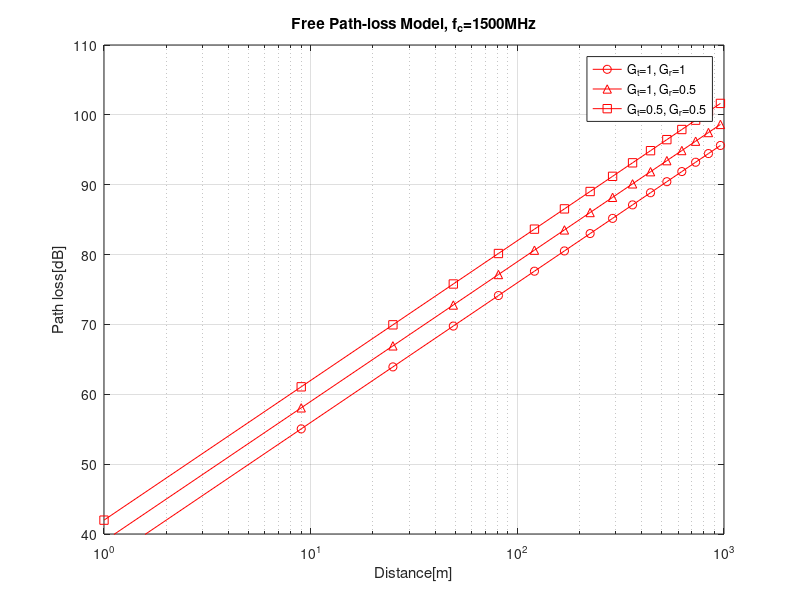
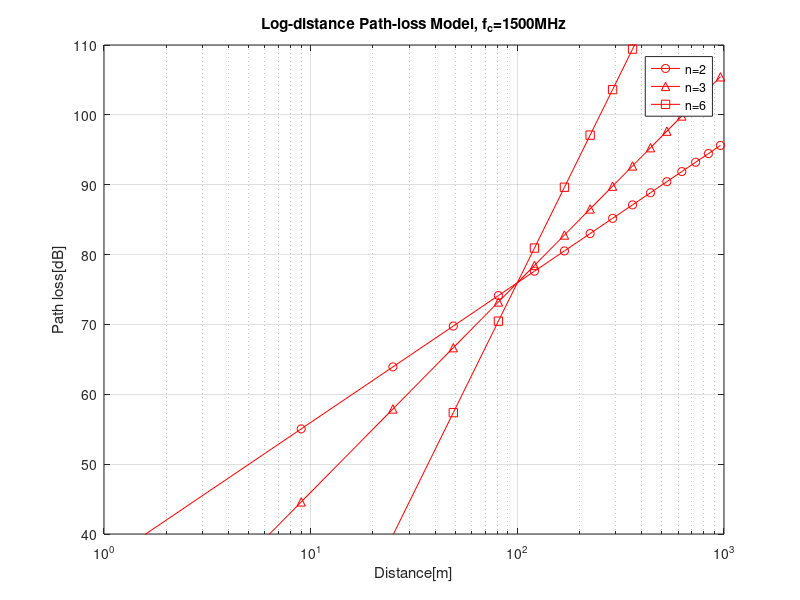
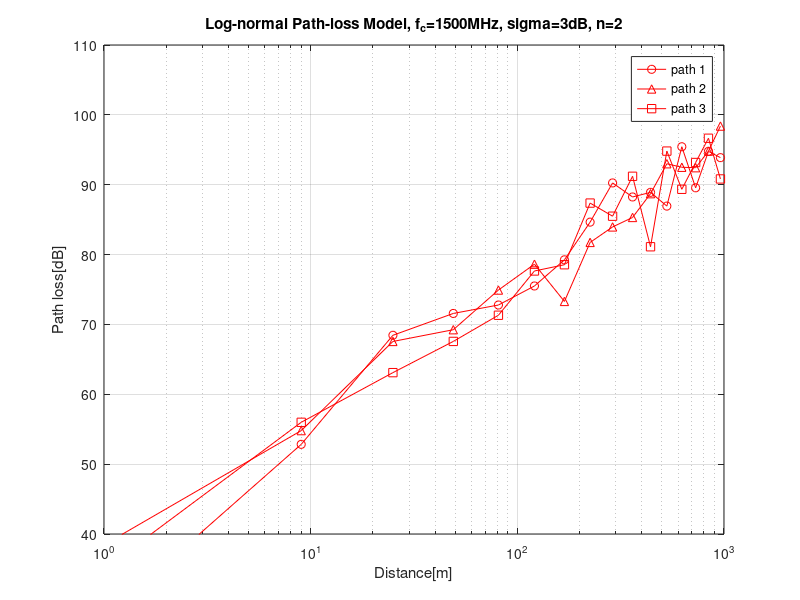

Write the MATLAB code that produced these figures, in order.
% EXP 1: Large-scale fading
clc; clear; close all; rng(1);
fc=1.5e9; d=(1:2:31).^2; d0=100; sigma=3;
Gt=[1 1 .5]; Gr=[1 .5 .5]; n=[2 3 6];
P0=20*log10(4*pi*d0*fc/3e8);
for k=1:3
    F(k,:)=20*log10(4*pi*d*fc/3e8)-10*log10(Gt(k)*Gr(k));
    D(k,:)=P0+10*n(k)*log10(d/d0);
    S(k,:)=P0+20*log10(d/d0)+sigma*randn(size(d));
end
figure; semilogx(d,F(1,:),'r-o',d,F(2,:),'r-^',d,F(3,:),'r-s');
title('Free Path-loss Model, f_c=1500MHz');
legend('G_t=1, G_r=1','G_t=1, G_r=0.5','G_t=0.5, G_r=0.5');
axis([1 1000 40 110]); xlabel('Distance[m]'); ylabel('Path loss[dB]'); grid on;
figure; semilogx(d,D(1,:),'r-o',d,D(2,:),'r-^',d,D(3,:),'r-s');
title('Log-distance Path-loss Model, f_c=1500MHz');
legend('n=2','n=3','n=6');
axis([1 1000 40 110]); xlabel('Distance[m]'); ylabel('Path loss[dB]'); grid on;
figure; semilogx(d,S(1,:),'r-o',d,S(2,:),'r-^',d,S(3,:),'r-s');
title('Log-normal Path-loss Model, f_c=1500MHz, sigma=3dB, n=2');
legend('path 1','path 2','path 3');
axis([1 1000 40 110]); xlabel('Distance[m]'); ylabel('Path loss[dB]'); grid on;
